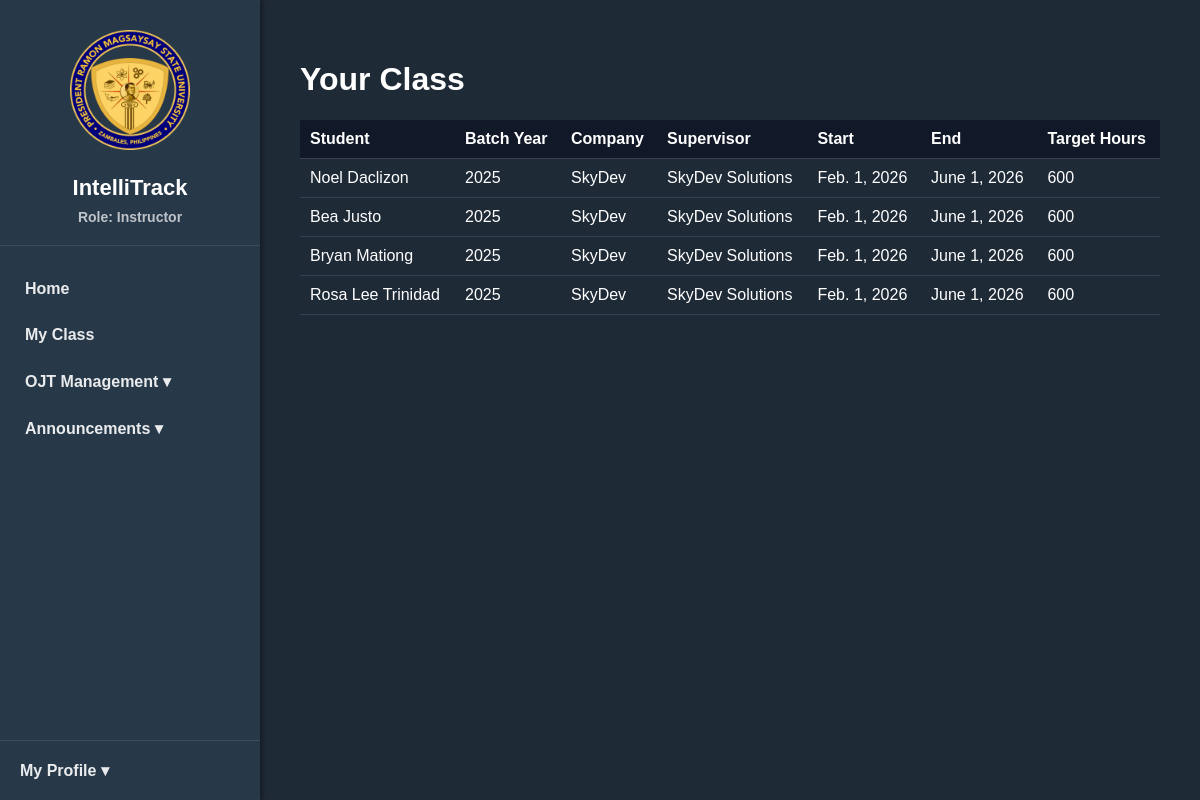
The app's page /instructor/class/ (signed in) with its own data.
### student/models.py (models this page shows, shortened)
class OJTPlacement(models.Model):
    student = models.OneToOneField(
        User,
        on_delete=models.CASCADE,
        related_name='ojt_placement',
        limit_choices_to={'role': 'student'}
    )
    supervisor = models.ForeignKey(
        User,
        on_delete=models.SET_NULL,
        null=True,
        blank=True,
        related_name='supervised_students',
        limit_choices_to={'role': 'company'}
    )
    batch_year = models.IntegerField(
        choices=YEAR_CHOICES,
        null=True,
        blank=True
    )
    batch_year = models.IntegerField(choices=YEAR_CHOICES, null=True, blank=True)
    company_name = models.CharField(max_length=255, blank=True, null=True)
    start_date = models.DateField(blank=True, null=True)
    end_date = models.DateField(blank=True, null=True)
    target_hours = models.IntegerField(default=600)
    notes = models.TextField(blank=True, null=True)

### accounts/models.py (models this page shows, shortened)
class User(AbstractUser):
    ROLE_CHOICES = [
        ('student', 'Student'),
        ('instructor', 'Instructor'),
        ('company', 'Company Supervisor'),
        ('admin', 'Administrator'),
    ]
    role = models.CharField(max_length=20, choices=ROLE_CHOICES)

### ojt_tracker/decorators.py (the view)
        @login_required(login_url="/login/")
        def wrapper(request, *args, **kwargs):
            if request.user.role in allowed_roles:
                return view_func(request, *args, **kwargs)
            return redirect('/login')

### teacher/views.py (called while the page is built)
@role_required(['instructor'])
def instructor_class_list(request):
    placements = (
        OJTPlacement.objects
        .select_related("student")
        .order_by("company_name", "student__last_name", "student__first_name")
    )
    return render(request, "teacher/teacher-class.html", {
        "placements": placements
    })

### teacher/templates/teacher/teacher-class.html (shortened to what this page needs)
{% extends "teacher/base.html" %}
{% block content %}
<h1>Your Class</h1>
{% if placements %}
    <table id="placementTable">
        <thead>
            <tr>
                <th onclick="sortTable(0)">Student</th>
                <th onclick="sortTable(1)">Batch Year</th>
                <th onclick="sortTable(2)">Company</th>
                <th onclick="sortTable(3)">Supervisor</th>
                <th onclick="sortTable(4)">Start</th>
                <th onclick="sortTable(5)">End</th>
                <th onclick="sortTable(6)">Target Hours</th>
            </tr>
        </thead>
        <tbody>
            {% for p in placements %}
            <tr>
                <td>{{ p.student.get_full_name }}</td>
                <td>{{ p.batch_year|default:"-" }}</td>
                <td>{{ p.company_name|default:"No company" }}</td>
                <td>{{ p.supervisor.get_full_name|default:"None" }}</td>
                <td>{{ p.start_date|default:"-" }}</td>
                <td>{{ p.end_date|default:"-" }}</td>
                <td>{{ p.target_hours }}</td>
            </tr>
            {% endfor %}
        </tbody>
    </table>
{% else %}
    <p>No placements found.</p>
{% endif %}
{% endblock %}

### teacher/templates/teacher/base.html (style rules this page uses)
body { margin: 0; font-family: Arial, Helvetica, sans-serif; background: #1F2A37; color: white; display: flex; height: 100vh; }

### teacher/templates/teacher/teacher-class.html (style rules this page uses)
table { width:100%; border-collapse: collapse; margin-top:20px; cursor:pointer; }
th, td { padding:10px; border-bottom:1px solid #374151; text-align:left; }
th { background:#111827; }

### records on screen
OJTPlacement: student.get_full_name "Noel Daclizon", batch_year "2025", company_name "SkyDev", supervisor.get_full_name "SkyDev Solutions", start_date "Feb. 1, 2026", end_date "June 1, 2026", target_hours "600"
OJTPlacement: student.get_full_name "Bea Justo", batch_year "2025", company_name "SkyDev", supervisor.get_full_name "SkyDev Solutions", start_date "Feb. 1, 2026", end_date "June 1, 2026", target_hours "600"
OJTPlacement: student.get_full_name "Bryan Mationg", batch_year "2025", company_name "SkyDev", supervisor.get_full_name "SkyDev Solutions", start_date "Feb. 1, 2026", end_date "June 1, 2026", target_hours "600"
OJTPlacement: student.get_full_name "Rosa Lee Trinidad", batch_year "2025", company_name "SkyDev", supervisor.get_full_name "SkyDev Solutions", start_date "Feb. 1, 2026", end_date "June 1, 2026", target_hours "600"
